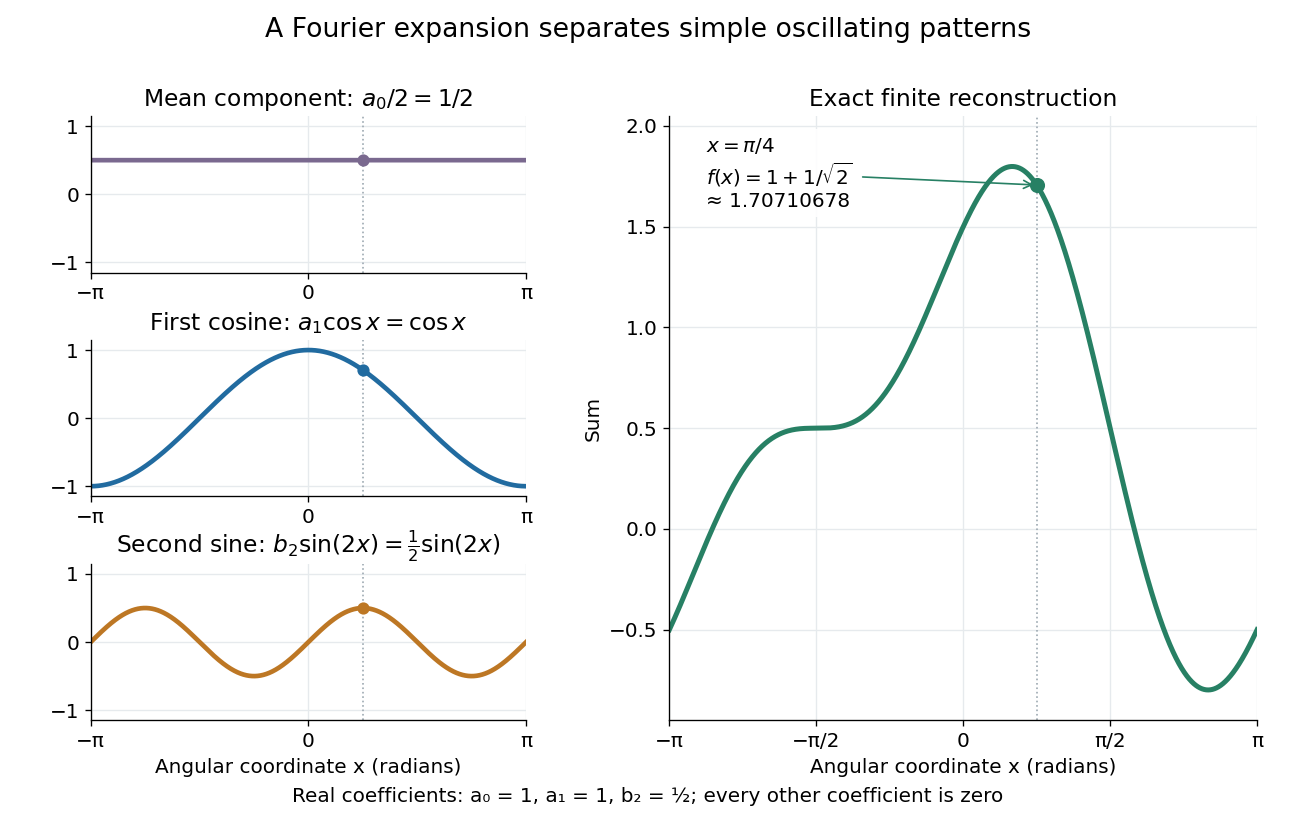

This figure's Python source:
"""Render a finite Fourier expansion and its real coefficients to cwd."""

from pathlib import Path

import matplotlib.pyplot as plt
import numpy as np


def main():
    x = np.linspace(-np.pi, np.pi, 2001)
    constant = np.full_like(x, .5)
    first = np.cos(x)
    second = .5 * np.sin(2*x)
    signal = constant + first + second
    # Full-period orthogonality recovers the real coefficients independently.
    coefficients_a = [np.trapezoid(signal * np.cos(n*x), x) / np.pi for n in range(5)]
    coefficients_b = [np.trapezoid(signal * np.sin(n*x), x) / np.pi for n in range(1, 5)]
    assert np.allclose(coefficients_a, [1, 1, 0, 0, 0], atol=1e-12)
    assert np.allclose(coefficients_b, [0, .5, 0, 0], atol=1e-12)
    reference = np.pi/4
    value = .5 + np.cos(reference) + .5*np.sin(2*reference)
    assert np.isclose(value, 1 + 1/np.sqrt(2))
    plt.rcParams.update({"font.size": 12, "axes.titlesize": 14})
    fig = plt.figure(figsize=(10.8, 6.9), dpi=120, facecolor="white")
    grid = fig.add_gridspec(3, 2, width_ratios=[1, 1.35], wspace=.28, hspace=.43)
    colors = ["#7a698f", "#216ba0", "#bd7724"]
    titles = [r"Mean component: $a_0/2=1/2$", r"First cosine: $a_1\cos x=\cos x$",
              r"Second sine: $b_2\sin(2x)=\frac{1}{2}\sin(2x)$"]
    contributions = [.5, np.cos(reference), .5*np.sin(2*reference)]
    for row, (data, color, title, contribution) in enumerate(zip(
            [constant, first, second], colors, titles, contributions)):
        ax = fig.add_subplot(grid[row, 0])
        ax.plot(x, data, lw=2.8, color=color)
        ax.axvline(reference, color="#9da9b2", lw=1, linestyle=":")
        ax.scatter([reference], [contribution], color=color, s=40, zorder=4)
        ax.set(xlim=(-np.pi, np.pi), ylim=(-1.15, 1.15), title=title)
        ax.set_xticks([-np.pi, 0, np.pi], ["−π", "0", "π"])
        if row == 2: ax.set_xlabel("Angular coordinate x (radians)")
        ax.grid(color="#e6eaed")
        ax.spines[["top", "right"]].set_visible(False)
    summed = fig.add_subplot(grid[:, 1])
    summed.plot(x, signal, color="#278064", lw=3, label="Sum of all three components")
    summed.axvline(reference, color="#9da9b2", lw=1, linestyle=":")
    summed.scatter([reference], [value], color="#278064", s=65, zorder=4)
    summed.annotate(r"$x=\pi/4$" + "\n" + r"$f(x)=1+1/\sqrt{2}$" + "\n≈ 1.70710678",
                    xy=(reference, value), xytext=(-2.75, 1.60), fontsize=12,
                    arrowprops={"arrowstyle": "->", "color": "#278064"},
                    bbox={"facecolor": "white", "edgecolor": "none", "alpha": .9})
    summed.set(xlim=(-np.pi, np.pi), ylim=(-.95, 2.05), xlabel="Angular coordinate x (radians)",
               ylabel="Sum", title="Exact finite reconstruction")
    summed.set_xticks([-np.pi, -np.pi/2, 0, np.pi/2, np.pi], ["−π", "−π/2", "0", "π/2", "π"])
    summed.grid(color="#e6eaed")
    summed.spines[["top", "right"]].set_visible(False)
    fig.suptitle("A Fourier expansion separates simple oscillating patterns", fontsize=16, y=.98)
    fig.text(.5, .032, "Real coefficients: a₀ = 1, a₁ = 1, b₂ = ½; every other coefficient is zero",
             ha="center", fontsize=12)
    fig.subplots_adjust(left=.07, right=.97, top=.86, bottom=.13)
    fig.savefig(Path.cwd() / Path(__file__).with_suffix(".png").name,
                facecolor="white", transparent=False)
    plt.close(fig)


if __name__ == "__main__":
    main()
